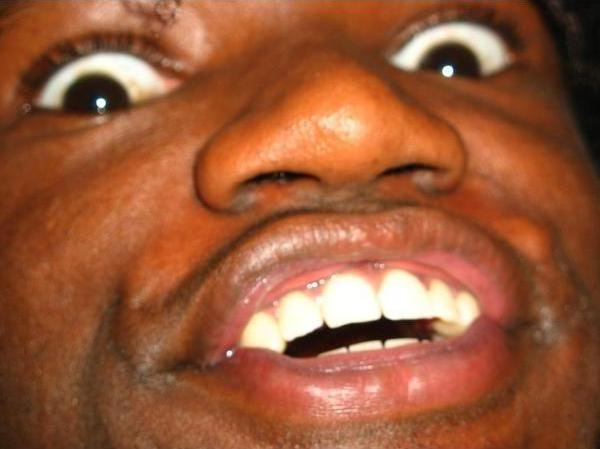
#> input picture image_manip/images/nostrils.jpg, 600 x 449 px; its folder holds 5 pictures in this run
$ python image_manip.py
#> lines starting #> are read from the running program, lines starting #| are printed output that depends on the picture
from PIL import Image
import os

dir_name = "images"
size_300 = (300, 300)


def create_thumbnails():
    for file in os.listdir(dir_name):
        if file.endswith(".jpg"):
            i = Image.open(dir_name + "/" + file)
            file_name, file_ext = os.path.splitext(file)

            i.thumbnail(size_300)
            i.save(f"300/{file_name}_300{file_ext}")


def rotate_a_lot(file):

#> called with file = 'images/nostrils.jpg'
    file_name, file_ext = os.path.splitext(file)
    image = Image.open(file)
#> image is the input picture: PIL image 600x449 RGB; mean R, G, B 153.8, 88.9, 56.4

    # rotate it, once for every degree
    for i in range(360):
        image.rotate(i).save("rotated/rotated_image{}{}".format(i, file_ext))
#> this loop made 360 passes
#> pass 2, in rotate_a_lot, `image.rotate(i).save("rotated/rotated_image{}{}".format(i, file_ext))`:
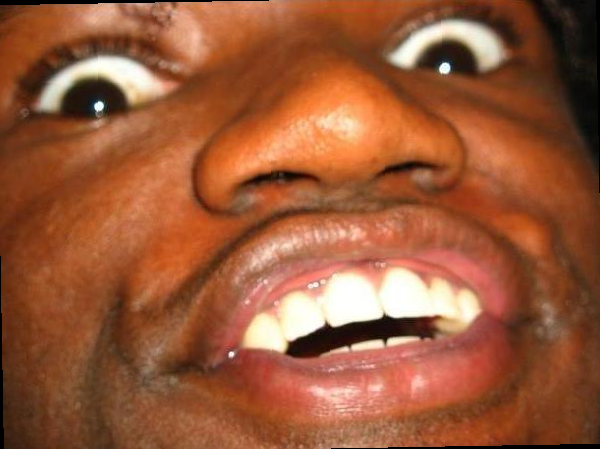
#> saved as rotated_image1.jpg: PIL image 600x449 RGB; mean R, G, B 153, 88.4, 56.2
    for i in range(30):
        image.rotate(i * 12).save(f"rotatedfast/rotated_image{i}{file_ext}")
#> this loop made 30 passes
#> pass 2, in rotate_a_lot, `image.rotate(i * 12).save(f"rotatedfast/rotated_image{i}{file_ext}")`:
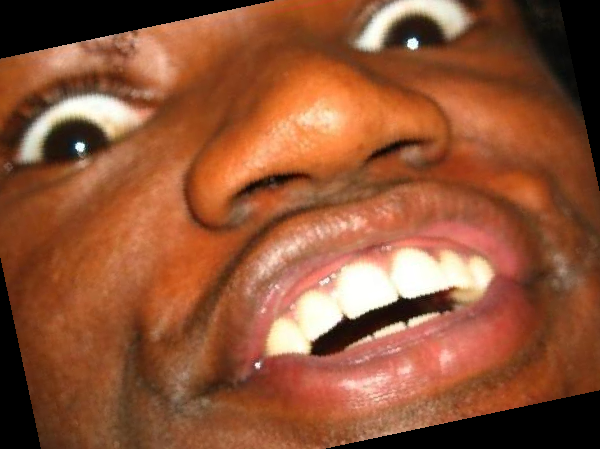
#> saved as rotated_image1.jpg: PIL image 600x449 RGB; mean R, G, B 144.8, 83.9, 53.7


rotate_a_lot("images/nostrils.jpg")
